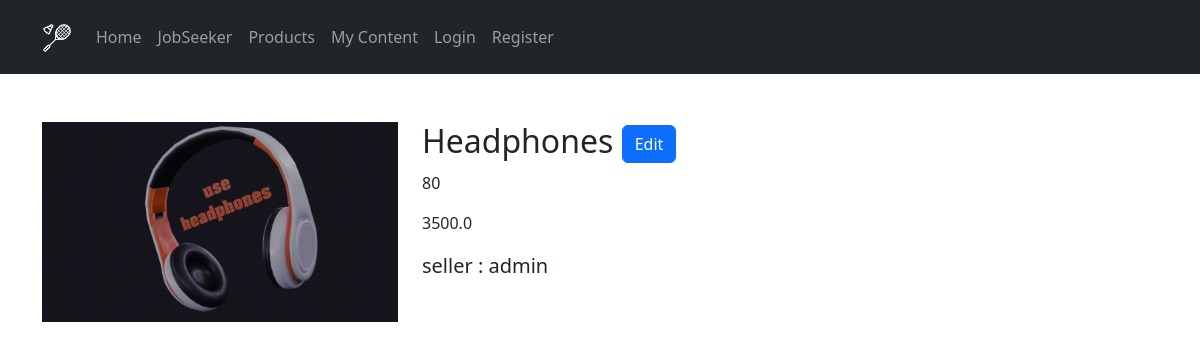
The page /products/1/ on the database its author committed.
### app/models.py (models this page shows, shortened)
class Product(models.Model):
    user = models.ForeignKey('auth.User', on_delete=models.CASCADE)
    name = models.CharField(max_length=100)
    price = models.FloatField()
    stock = models.IntegerField()
    image = models.ImageField(upload_to='images/')

### app/views.py (the view)
# urls.py: path('products/<int:pid>/', views.view_product, name='view_product'),
def view_product(request, pid):
    product = get_object_or_404(Product, pk=pid)
    ctx = {"product": product}
    return render(request, 'products/view_product.html', ctx)

### templates/products/view_product.html (shortened to what this page needs)
{% extends 'layout/base.html' %}
{% load static %}
{% load django_bootstrap5 %}
{% block content %}
<div class="container">
    <div class="row">
        <div class="col-md-4 mt-5">
            <img src="{{ product.image.url}}" alt="" class="img-fluid">
        </div>
        <div class="col-md-8 mt-5">
            <h2>
                {{product.name}}
                <span>
                    <a href="{% url 'edit_product' product.id %}" class="btn btn-primary">Edit</a>
                </span>
            </h2>
            <p>
                {{product.stock}}
            </p>
            <p>
                {{product.price}}
            </p>
            <p class="lead">
                seller : {{product.user}}
            </p>
        </div>
    </div>
</div>
{% endblock %}

### rows shown on the page
Product: image (picture), name "Headphones", stock "80", price "3500.0", user "admin"
